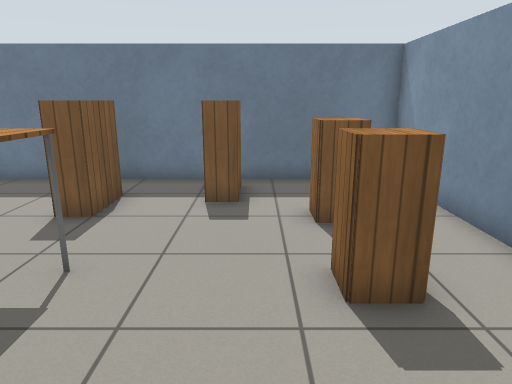
View 1 (above)

18 first-person views from a walk through a world built for the Gazebo simulator. The camera is 1.2 m above the floor, tilts 14° down and sees 70° across. The floor is counted in squares, 0.5 m on a side. Each view is taken from the middle of a square. On the plan, view 1 faces up. The plan holds only what a view shows up to about 20 squares ahead; the rest is blank. Gazebo's built-in surfaces are drawn with simple patterns.

View 2
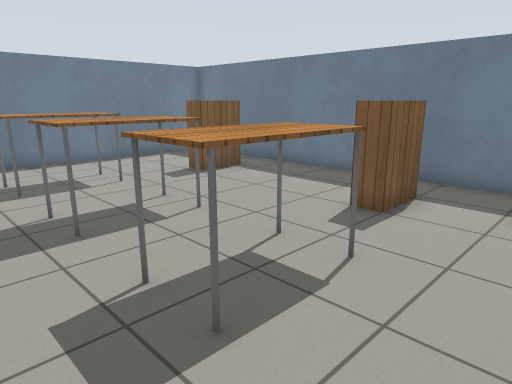

View 3
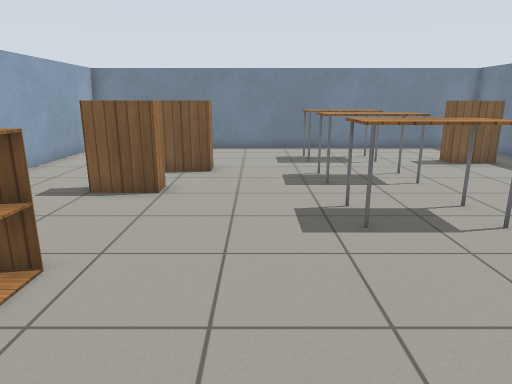

View 4
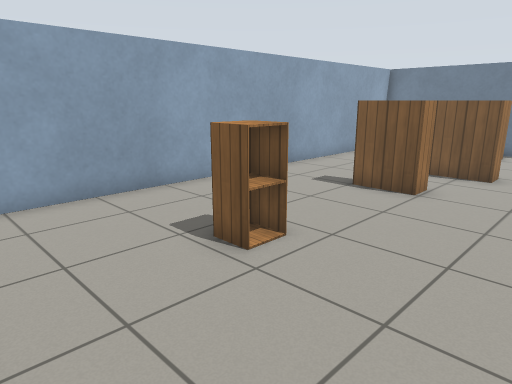

View 5
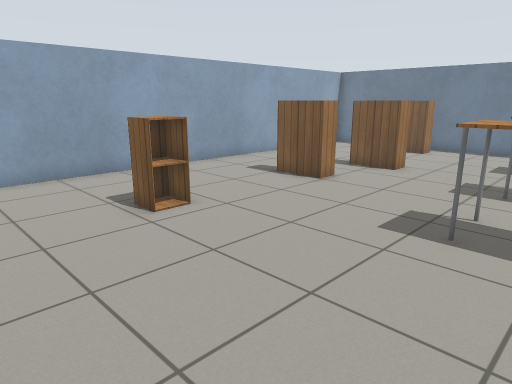

View 6
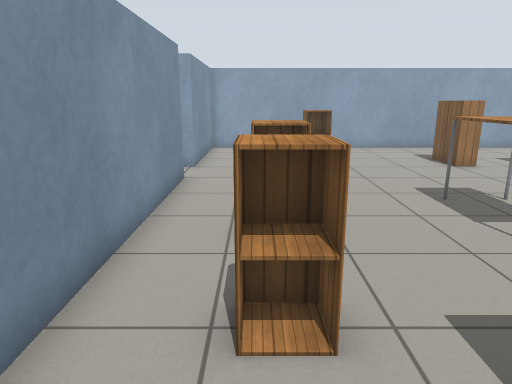

View 7
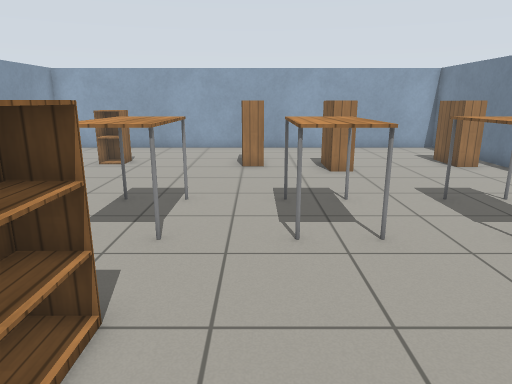

View 8
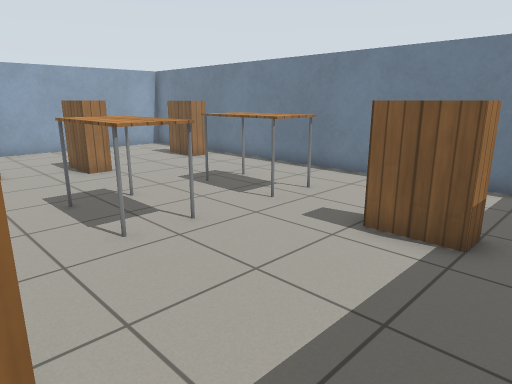

View 9
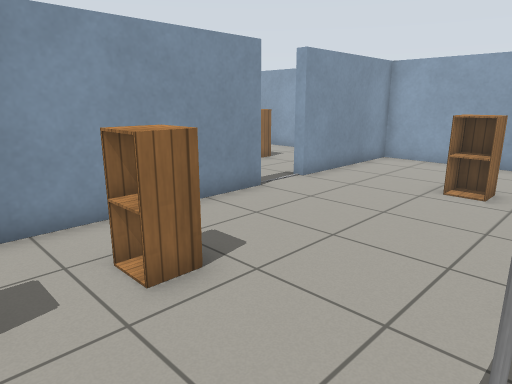

View 10
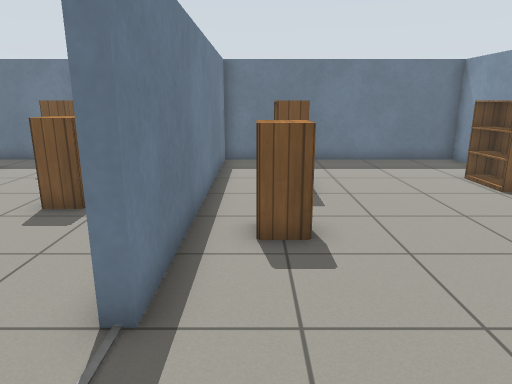

View 11
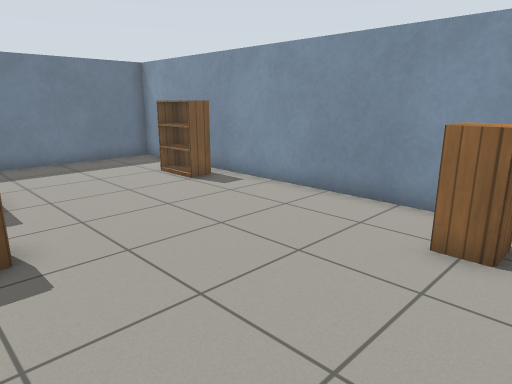

View 12
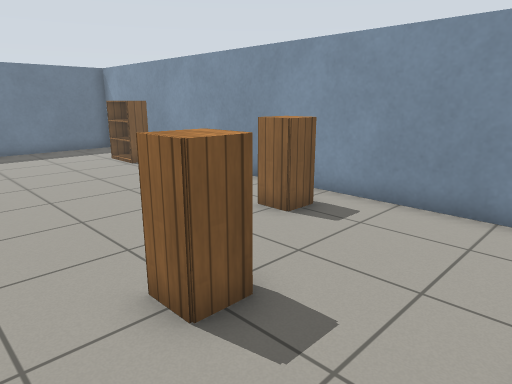

View 13
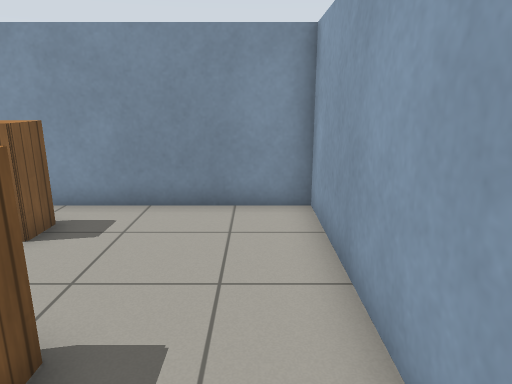

View 14
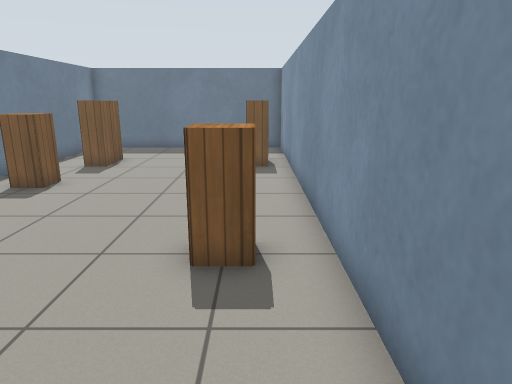

View 15
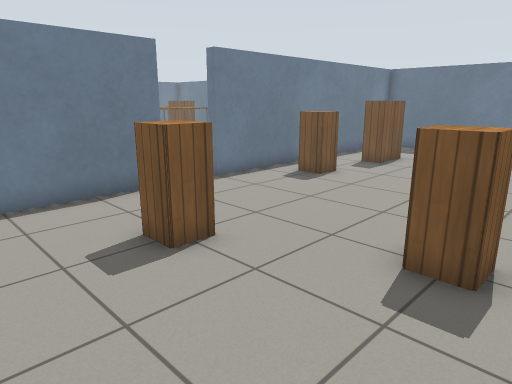

View 16
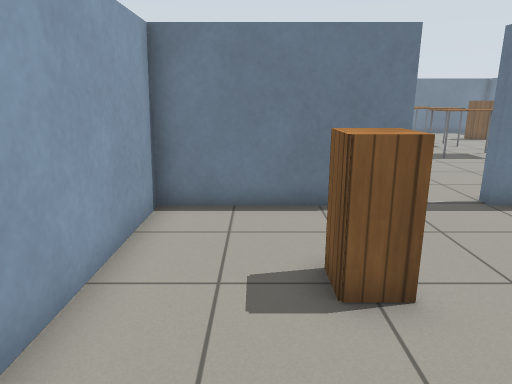

View 17
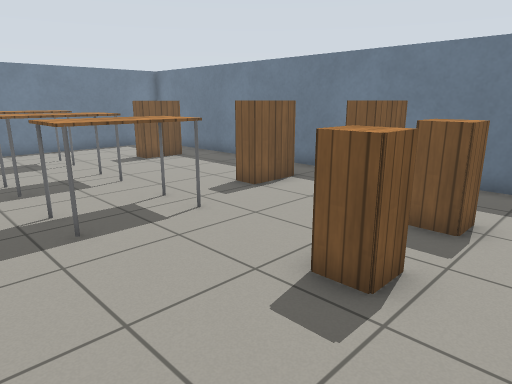

View 18
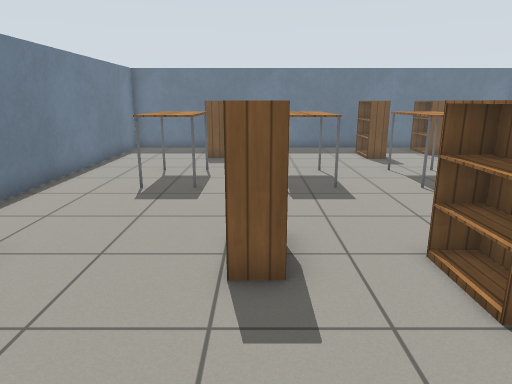

### Floor plan
Points are (right, up) in squares from view 1. A wall is a line through its corners. A room is listed if a view was taken in it or the views show most of it. See-through windows are left out.
Room 1 (views 1, 2, 3, 4, 5, 6, 7, 8, 9, 17, 18)
walls: (4.7, -0.5) (4.3, -0.5) (4.3, 11.3) (-15.3, 11.3) (-15.3, -8.3) (4.3, -8.3) (4.3, -2.5)
ways out: opening at (5, -1.5) to room 2
objects: bookshelf (-14, -4) to (-14, -3); table (-12, 2) to (-11, 5); bookshelf (-11, 8) to (-11, 9); bookshelf (-9, -3) to (-9, -2); table (-8, 2) to (-7, 5); bookshelf (-6, -4) to (-6, -3); table (-4, 2) to (-3, 5); bookshelf (-4, 8) to (-4, 9); cabinet (-1, -4) to (0, -3); bookshelf (-1, 9) to (-1, 10); cabinet (1, 4) to (2, 5); cabinet (1, 7) to (2, 8)
Room 2 (views 10, 11, 12, 13, 14, 15, 16)
walls: (4.3, -2.5) (4.7, -2.5) (4.7, -8.3) (14.3, -8.3) (14.3, 11.3) (4.7, 11.3) (4.7, -0.5)
ways out: opening at (5, -1.5) to room 1
objects: cabinet (6, 2) to (7, 3); bookshelf (7, 6) to (7, 7); cabinet (8, -5) to (9, -4); cabinet (12, -3) to (13, -2); bookshelf (13, 6) to (13, 7)

Where each view was taken, in squares from view 1:
view 1: 0 up, 0 right, facing up
view 2: 0 up, 0 right, facing up-left
view 3: 0 up, 4 right, facing left
view 4: 1 up, 4 right, facing down-left
view 5: 4 up, 4 right, facing down-left
view 6: 11 up, 2 right, facing down
view 7: 11 up, 6 left, facing down
view 8: 11 up, 4 left, facing down-left
view 9: 7 up, 3 left, facing down-right
view 10: 4 down, 6 right, facing up
view 11: 4 down, 6 right, facing up-right
view 12: 8 down, 6 right, facing up-right
view 13: 7 down, 6 right, facing right
view 14: 8 down, 13 right, facing up
view 15: 8 down, 14 right, facing up-left
view 16: 6 down, 13 right, facing left
view 17: 0 up, 4 right, facing up-left
view 18: 8 down, 9 left, facing up
